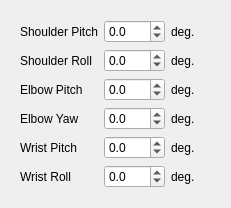
            <widget class="QWidget" name="right_arm_joint_control">
             <attribute name="title">
              <string>Joint Control</string>
             </attribute>
             <layout class="QGridLayout" name="gridLayout_20">
              <item row="0" column="0">
               <widget class="QFrame" name="right_arm_angle_frame">
                <layout class="QGridLayout" name="gridLayout_10">
                 <item row="0" column="0">
                  <widget class="QLabel" name="right_goal_shoulder_pitch_txt">
                   <property name="text">
                    <string>Shoulder Pitch</string>
                   </property>
                  </widget>
                 </item>
                 <item row="0" column="1">
                  <widget class="QDoubleSpinBox" name="right_goal_shoulder_pitch">
                   <property name="sizePolicy">
                    <sizepolicy hsizetype="Preferred" vsizetype="Fixed">
                     <horstretch>0</horstretch>
                     <verstretch>0</verstretch>
                    </sizepolicy>
                   </property>
                   <property name="decimals">
                    <number>1</number>
                   </property>
                   <property name="minimum">
                    <double>-180.000000000000000</double>
                   </property>
                   <property name="maximum">
                    <double>180.000000000000000</double>
                   </property>
                   <property name="value">
                    <double>0.000000000000000</double>
                   </property>
                  </widget>
                 </item>
                 <item row="0" column="2">
                  <widget class="QLabel" name="deg_txt_8">
                   <property name="minimumSize">
                    <size>
                     <width>40</width>
                     <height>0</height>
                    </size>
                   </property>
                   <property name="maximumSize">
                    <size>
                     <width>40</width>
                     <height>16777215</height>
                    </size>
                   </property>
                   <property name="text">
                    <string>deg.</string>
                   </property>
                  </widget>
                 </item>
                 <item row="1" column="0">
                  <widget class="QLabel" name="right_goal_shoulder_roll_txt">
                   <property name="text">
                    <string>Shoulder Roll</string>
                   </property>
                  </widget>
                 </item>
                 <item row="1" column="1">
                  <widget class="QDoubleSpinBox" name="right_goal_shoulder_roll">
                   <property name="sizePolicy">
                    <sizepolicy hsizetype="Preferred" vsizetype="Fixed">
                     <horstretch>0</horstretch>
                     <verstretch>0</verstretch>
                    </sizepolicy>
                   </property>
                   <property name="decimals">
                    <number>1</number>
                   </property>
                   <property name="minimum">
                    <double>-180.000000000000000</double>
                   </property>
                   <property name="maximum">
                    <double>180.000000000000000</double>
                   </property>
                   <property name="value">
                    <double>0.000000000000000</double>
                   </property>
                  </widget>
                 </item>
                 <item row="1" column="2">
                  <widget class="QLabel" name="deg_txt_18">
                   <property name="text">
                    <string>deg.</string>
                   </property>
                  </widget>
                 </item>
                 <item row="2" column="0">
                  <widget class="QLabel" name="right_goal_elbow_pitch_txt">
                   <property name="text">
                    <string>Elbow Pitch</string>
                   </property>
                  </widget>
                 </item>
                 <item row="2" column="1">
                  <widget class="QDoubleSpinBox" name="right_goal_elbow_pitch">
                   <property name="sizePolicy">
                    <sizepolicy hsizetype="Preferred" vsizetype="Fixed">
                     <horstretch>0</horstretch>
                     <verstretch>0</verstretch>
                    </sizepolicy>
                   </property>
                   <property name="decimals">
                    <number>1</number>
                   </property>
                   <property name="minimum">
                    <double>-180.000000000000000</double>
                   </property>
                   <property name="maximum">
                    <double>180.000000000000000</double>
                   </property>
                   <property name="value">
                    <double>0.000000000000000</double>
                   </property>
                  </widget>
                 </item>
                 <item row="2" column="2">
                  <widget class="QLabel" name="deg_txt_19">
                   <property name="text">
                    <string>deg.</string>
                   </property>
                  </widget>
                 </item>
                 <item row="3" column="0">
                  <widget class="QLabel" name="right_goal_elbow_yaw_txt">
                   <property name="text">
                    <string>Elbow Yaw</string>
                   </property>
                  </widget>
                 </item>
                 <item row="3" column="1">
                  <widget class="QDoubleSpinBox" name="right_goal_elbow_yaw">
                   <property name="sizePolicy">
                    <sizepolicy hsizetype="Preferred" vsizetype="Fixed">
                     <horstretch>0</horstretch>
                     <verstretch>0</verstretch>
                    </sizepolicy>
                   </property>
                   <property name="decimals">
                    <number>1</number>
                   </property>
                   <property name="minimum">
                    <double>-180.000000000000000</double>
                   </property>
                   <property name="maximum">
                    <double>180.000000000000000</double>
                   </property>
                   <property name="value">
                    <double>0.000000000000000</double>
                   </property>
                  </widget>
                 </item>
                 <item row="3" column="2">
                  <widget class="QLabel" name="deg_txt_20">
                   <property name="text">
                    <string>deg.</string>
                   </property>
                  </widget>
                 </item>
                 <item row="4" column="0">
                  <widget class="QLabel" name="right_goal_wrist_pitch_txt">
                   <property name="text">
                    <string>Wrist Pitch</string>
                   </property>
                  </widget>
                 </item>
                 <item row="4" column="1">
                  <widget class="QDoubleSpinBox" name="right_goal_wrist_pitch">
                   <property name="sizePolicy">
                    <sizepolicy hsizetype="Preferred" vsizetype="Fixed">
                     <horstretch>0</horstretch>
                     <verstretch>0</verstretch>
                    </sizepolicy>
                   </property>
                   <property name="decimals">
                    <number>1</number>
                   </property>
                   <property name="minimum">
                    <double>-180.000000000000000</double>
                   </property>
                   <property name="maximum">
                    <double>180.000000000000000</double>
                   </property>
                   <property name="value">
                    <double>0.000000000000000</double>
                   </property>
                  </widget>
                 </item>
                 <item row="4" column="2">
                  <widget class="QLabel" name="deg_txt_21">
                   <property name="text">
                    <string>deg.</string>
                   </property>
                  </widget>
                 </item>
                 <item row="5" column="0">
                  <widget class="QLabel" name="right_goal_wrist_roll_txt">
                   <property name="enabled">
                    <bool>true</bool>
                   </property>
                   <property name="text">
                    <string>Wrist Roll</string>
                   </property>
                  </widget>
                 </item>
                 <item row="5" column="1">
                  <widget class="QDoubleSpinBox" name="right_goal_wrist_roll">
                   <property name="enabled">
                    <bool>true</bool>
                   </property>
                   <property name="sizePolicy">
                    <sizepolicy hsizetype="Preferred" vsizetype="Fixed">
                     <horstretch>0</horstretch>
                     <verstretch>0</verstretch>
                    </sizepolicy>
                   </property>
                   <property name="decimals">
                    <number>1</number>
                   </property>
                   <property name="minimum">
                    <double>-180.000000000000000</double>
                   </property>
                   <property name="maximum">
                    <double>180.000000000000000</double>
                   </property>
                   <property name="value">
                    <double>0.000000000000000</double>
                   </property>
                  </widget>
                 </item>
                 <item row="5" column="2">
                  <widget class="QLabel" name="deg_txt_22">
                   <property name="enabled">
                    <bool>true</bool>
                   </property>
                   <property name="text">
                    <string>deg.</string>
                   </property>
                  </widget>
                 </item>
                </layout>
               </widget>
              </item>
             </layout>
            </widget>
